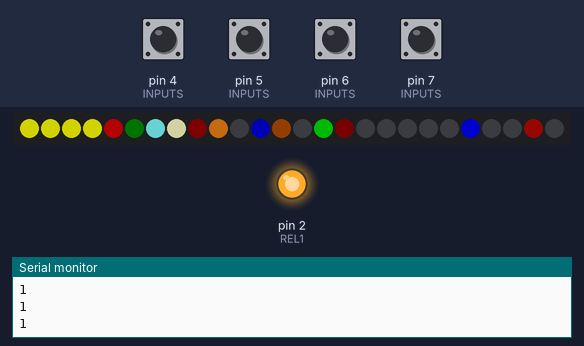
Bench run of a sketch on a simulated Arduino Nano, built with avr-gcc and run on an emulated ATmega328P. Shown: 26 RGB LEDs in strip order, left to right, output pins drawn as LEDs (lit = HIGH), the last lines printed to the serial monitor. The inputs (shaded band) are chosen by the test bench; at power-on: pin 4 (INPUTS), pin 5 (INPUTS), pin 6 (INPUTS), pin 7 (INPUTS) HIGH. Dim RGB values are drawn brighter than linear.

Above: at 1.25 s.
1.3 s: pin 5 (INPUTS) pulled LOW for 0.15 s
2.0 s: pin 4 (INPUTS) pulled LOW for 0.15 s
2.7 s: pin 7 (INPUTS) pulled LOW for 0.15 s
At 3.3 s:
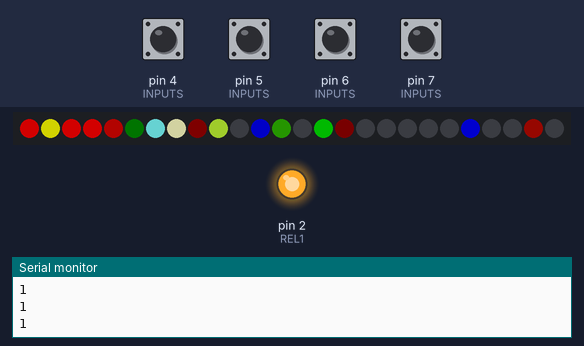
3.4 s: pin 6 (INPUTS) pulled LOW for 0.15 s
4.1 s: pin 4 (INPUTS) pulled LOW for 0.15 s
4.8 s: pin 5 (INPUTS) pulled LOW for 1 s
At 5.45 s:
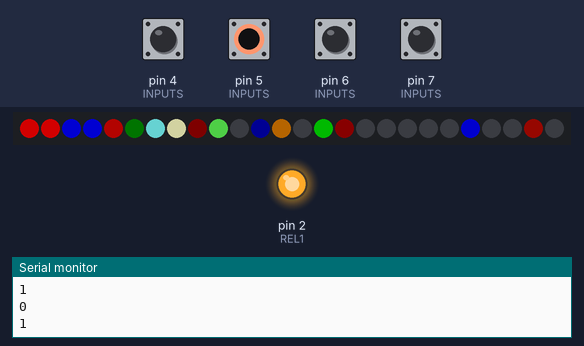
Timing chart, 0 to 7.8 s (numbered marks = the images above; inputs shaded):
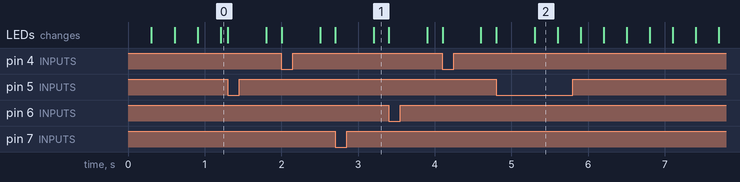

The sketch:

velasfin.ino
```cpp
/* Velas EM
 *
 * Arduino NANO,  4 RS, 1 RELES, 4 PIXEL
 *
 * reinicia con power up
 *
 * Sputnik 14/9/19
 */

//INCLUDES
#include <FastLED.h>

//DEFINES
#define SPRINT      true
#define NEED_REPOSO false

#define NLED        4

#define RED4        4
#define RED3        5
#define RED2        6
#define RED1        7
#define PIXE        3
#define REL1        2

#define NCOLORES    6

#define DS  200

#define TIEMPO_LETRA    1000

//CONSTANTES
const int N_INPUTS = 4;
const int INPUTS[N_INPUTS] = {RED1,RED2,RED3,RED4};
const int INPUTS_ISTATE[N_INPUTS] = {1,1,1,1};
const int N_OUTPUTS = 1;
const int OUTPUTS[N_OUTPUTS] = {REL1};
const int OUTPUTS_ISTATE[N_OUTPUTS] = {1};


//VARIABLES
unsigned long contador_tiempo = 0;
int color_actual[NLED] = {3,3,3,3};
const int RESPUESTA[NLED] = {1,0,5,4};
boolean retencion[NLED] = {true,true,true,true};

//OBJETOS

CRGB leds[NLED];

//NO EDITABLE
boolean reposo = false;
boolean activo = true;
boolean resuelto = false;
unsigned long timer_print = 0;
////////////////////////////////////SETUP///////////////////////////////
//NO EDITABLE
void setup() {
  if(SPRINT){Serial.begin(9600);}
//declara entradas
  for(int a = 0;a < N_INPUTS;a++){
    pinMode(INPUTS[a] , INPUT);
    digitalWrite(INPUTS[a] , INPUTS_ISTATE[a]);
  }
//declara salidas
  for(int a = 0;a < N_OUTPUTS;a++){
    pinMode(OUTPUTS[a] , OUTPUT);
    digitalWrite(OUTPUTS[a] , OUTPUTS_ISTATE[a]);
  }
//si necesita reposo
  if(NEED_REPOSO){reposo=true;activo=false;resuelto=false;}else{reposo=false;activo=true;resuelto=false;}
//EDITABLE

  FastLED.addLeds<NEOPIXEL, PIXE>(leds, 26);
  FastLED.setBrightness(  124 );
  for(int i = 0;i<NLED;i++){
    color(i,color_actual[i],0,false);}
  FastLED.show();
}

///////////////////////////////////////LOOP//////////////////////////////////////////
void loop() {
  if_reposo();
  if_activo();
  if_resuelto();
  showme();
}

////////////////////////////////////////FUNCIONES///////////////////////////////////
//EDITABLE
void if_reposo()
{
  if(reposo){
  }
}

void if_activo()
{
  if(activo){
    for(int i = 0;i < NLED;i++){
      if(check(0,INPUTS[i],DS)){if(retencion[i]){
        delay(500);
        color_actual[i]= (color_actual[i]+1);if(color_actual[i]==NCOLORES){color_actual[i]=0;}
        retencion[i]=false;
      }

      }else{retencion[i]=true;}}
    for(int i = 0;i<NLED;i++){
      color(i,color_actual[i],0,false);}
     FastLED.show();
     int correcta = 0;
    for(int i = 0;i<NLED;i++){
      if(RESPUESTA[i]==color_actual[i]){correcta++;}}
      if(correcta == NLED){
        activo = false;
        resuelto = true;
      }


  }
}

void if_resuelto()
{
  if(resuelto){
    digitalWrite(REL1,LOW);
  }
}

void showme ()
{
  if(SPRINT && millis() - timer_print > 1000)
  {
    Serial.println("------NUEVA MEDICION------");
    for(int i = 0;i<NLED;i++){
      Serial.println(color_actual[i]);}
    for(int i = 0;i<NLED;i++){
      Serial.println(digitalRead(INPUTS[i]));}
    timer_print = millis();

    }
  }


//NO EDITABLE
//comprueba el estado de un sensor
boolean check (boolean cual, int entrada, int ds)
{
  boolean resu = false;
  int contador = 0;
  if(cual){ while(digitalRead(entrada) == 1 && resu == false){contador++;if(contador == ds){resu = true;}}
  }else{    while(digitalRead(entrada) == 0 && resu == false){contador++;if(contador == ds){resu = true;}}}
  return resu;
}

void color (int led , int col , int tiempo , boolean imprimir) {

  switch (col){

    case 0 :
      leds[led] = CRGB ::Green;
      break;


    case 1 :
      leds[led].setRGB(200,70,255);
      break;

    case 2 :
      leds[led] = CRGB ::Aqua;
      break;

    case 3 :
      leds[led] = CRGB ::Yellow;
      break;

   case 4 :
      leds[led] = CRGB ::Red;
      break;

   case 5 :
      leds[led] = CRGB ::Blue;
      break;
    }}
```
